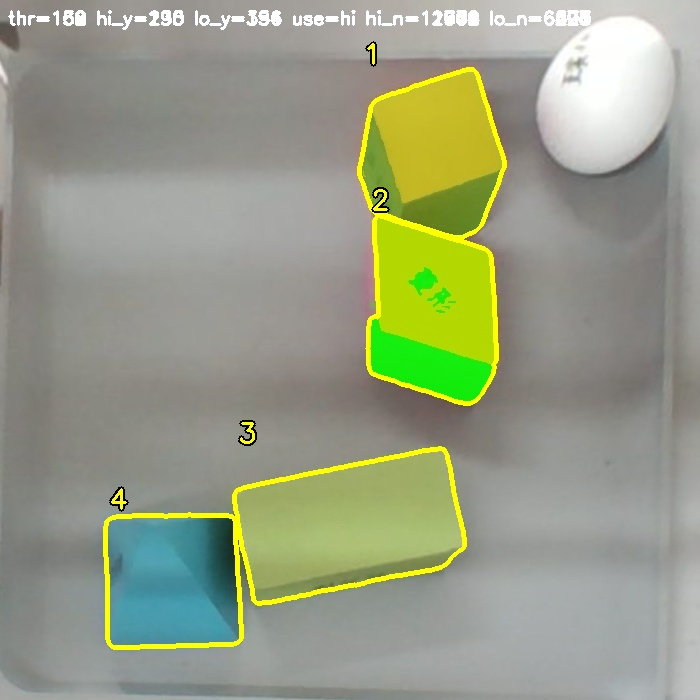
#> input picture 01-交付包/vision/runtime/numbered_test.jpg, 700 x 700 px
$ python -i auto_segment.py   (imports and definitions only)
#> lines starting #> are read from the running program, lines starting #| are printed output that depends on the picture
"""Unknown-object instance segmentation backend.

SAM (Ultralytics) is used as a boundary refiner instead of a blind prompt grid:
a colour / empty-background foreground pass first proposes candidate blobs, and
only those blobs contribute point prompts.  Every prompt therefore lands on a
real foreground pixel, so empty tray regions no longer produce phantom masks
(the old 5x5 grid version did exactly that).

Put sam_b.pt (or sam2_b.pt) in new_eye/models/.
"""
from pathlib import Path
import os
import cv2
import os

import numpy as np

ROOT = Path(__file__).resolve().parent

# Ultralytics 默认把设置/缓存写到 %APPDATA%\Ultralytics（可能没写权限，
# 启动时会报 "Error writing to ...settings.json"）。统一指到 new_eye/runtime/，
# 让整个工具链只依赖 final/ 这一棵树。
# [1 line not run here, left out]


class AutoSegmenter:
    def __init__(self, model_path=None):
        from ultralytics import SAM
        candidates = [Path(model_path)] if model_path else [ROOT/'models'/'sam_b.pt', ROOT/'models'/'sam2_b.pt']
        # config.json 里写的是相对 new_eye 目录的路径（如 models/sam_b.pt），
        # 而 GUI 可能从任意工作目录启动，所以这里同时按 cwd 和 new_eye 目录解析。
        self.path = None
        for p in candidates:
            p = Path(p)
            search = [p] if p.is_absolute() else [p, ROOT / p]
            for q in search:
                if q.exists():
                    self.path = q
                    break
            if self.path is not None:
                break
        if self.path is None:
            raise FileNotFoundError('未找到SAM权重，请把sam_b.pt放入new_eye/models/')
        self.model = SAM(str(self.path))

    # ------------------------------------------------------------------ 前处理
    # [86 lines left out: functions _foregrounds, _white_ok, _white_mask, not called in this run]

    # 兼容旧调用名
    _foreground = _foregrounds


    # [303 lines left out: functions _blobs, _prompts, segment, warmup, _faces_merge, _merge_into and 4 more, not called in this run]

>>> import cv2
>>> picture = cv2.imread('runtime/numbered_test.jpg', cv2.IMREAD_GRAYSCALE)
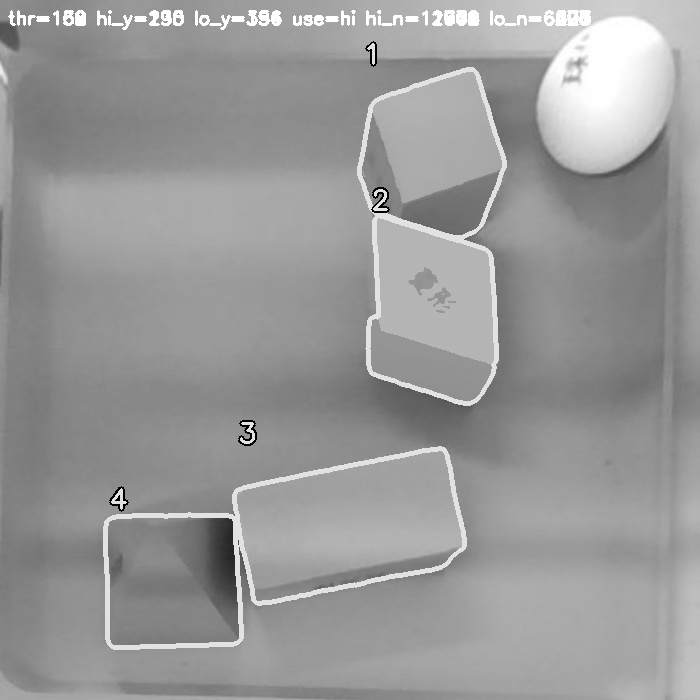
#> picture: shape (700, 700); min 0, max 255, mean 152.9
>>> result = AutoSegmenter().segment(picture)
#> (the run stopped early here; a loop or call above may not have finished)

$ run again, on 01-交付包/vision/runtime/last_side_warp.jpg
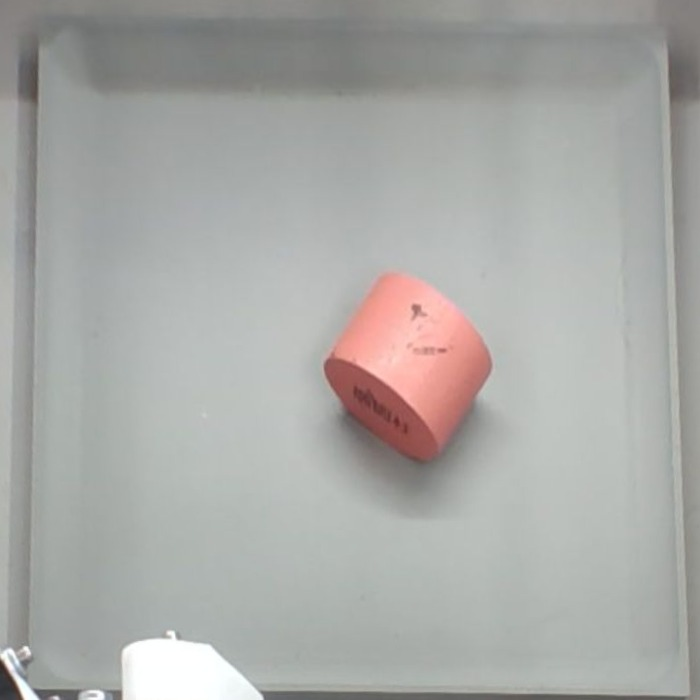
#> input picture 01-交付包/vision/runtime/last_side_warp.jpg, 700 x 700 px
#> `picture = cv2.imread('runtime/numbered_test.jpg', cv2.IMREAD_GRAYSCALE)`:
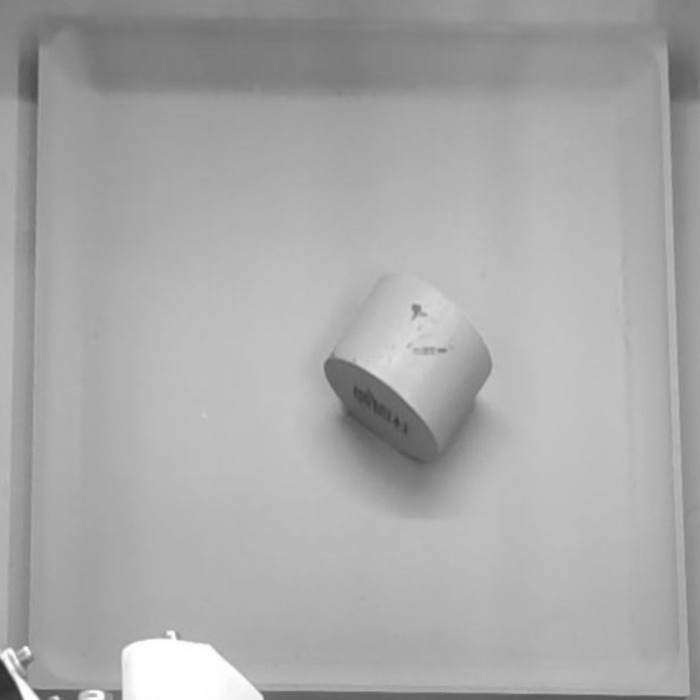
#> picture: shape (700, 700); min 44, max 255, mean 168.8

$ run again, on 01-交付包/vision/runtime/last_top_warp.jpg
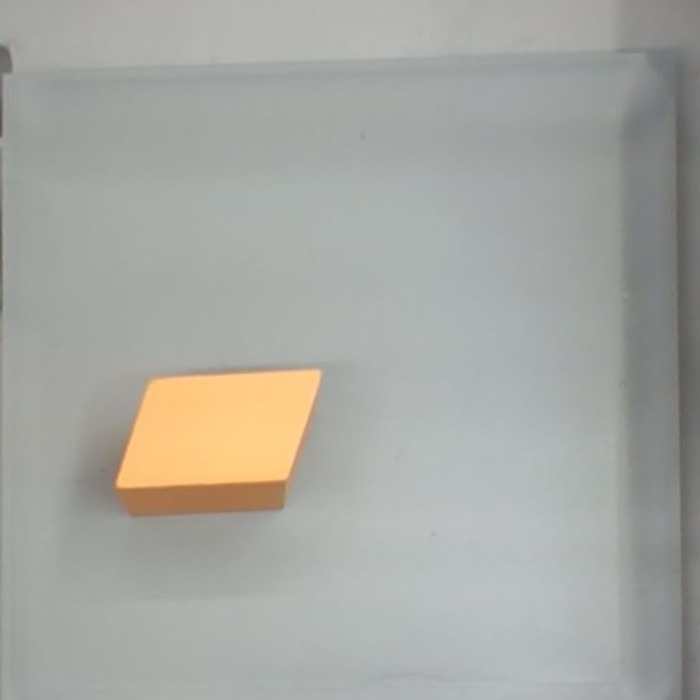
#> input picture 01-交付包/vision/runtime/last_top_warp.jpg, 700 x 700 px
#> `picture = cv2.imread('runtime/numbered_test.jpg', cv2.IMREAD_GRAYSCALE)`:
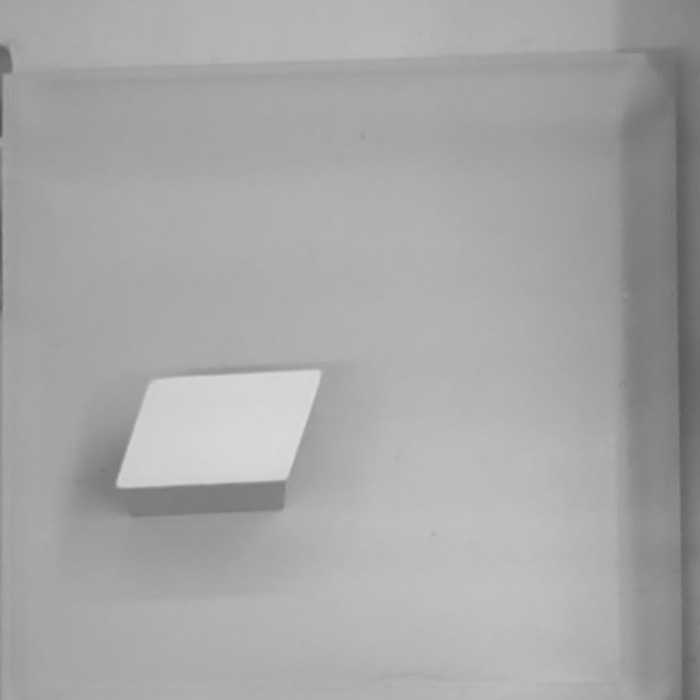
#> picture: shape (700, 700); min 82, max 220, mean 166.7
